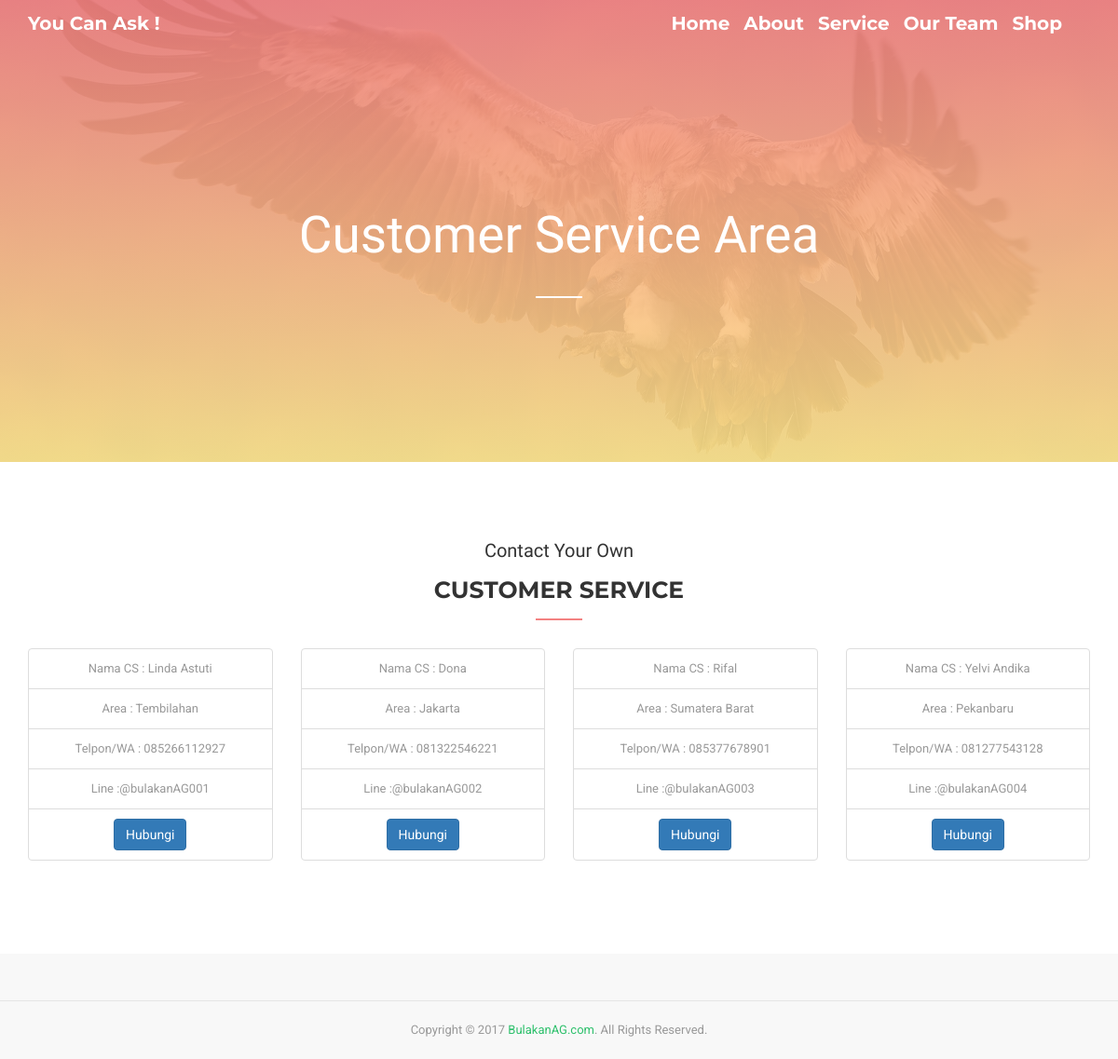
The app's page /index.php/home/contactCust with its own data.
### tables this page shows
CREATE TABLE `cs` (
  `id_cs` int(200) NOT NULL,
  `nama_cs` varchar(300) NOT NULL,
  `area` varchar(300) NOT NULL,
  `telp` varchar(300) NOT NULL,
  `line` varchar(30) NOT NULL
);

### application/controllers/Home.php (called while the page is built, shortened)
<?php
class Home extends CI_Controller
{
    function __construct()
    {
        $this->load->model('Barang_model');
        $this->load->model('Customer_model');
        $this->load->model('Cs_model');
    }
    public function contactCust(){
        $data['cs'] = $this->Cs_model->ambil_data();
        $this->load->view('Contact/ContactCust', $data);
    }
}

### index.php (called while the page is built, shortened)
<?php
require_once BASEPATH.'core/CodeIgniter.php';

### application/models/Cs_model.php (called while the page is built, shortened)
<?php
class Cs_model extends CI_Model
{
	public $cs			= 'cs';
	public $id			= 'id_cs';
	public $order		= 'ASC';
	function ambil_data()
	{
		$this->db->order_by($this->id,$this->order);
		return $this->db->get($this->cs)->result();
	}
}
 ?>

### application/views/Contact/ContactCust.php (the view, shortened to what this page needs)
<!DOCTYPE html>
<html lang="en">
<head>
	<link rel="stylesheet" type="text/css" href="<?php echo base_url().'assets/'; ?>css/bootstrap.min.css" />
	<link rel="stylesheet" type="text/css" href="<?php echo base_url().'assets/'; ?>css/materialdesignicons.min.css" />
	<link rel="stylesheet" type="text/css" href="<?php echo base_url().'assets/'; ?>css/jquery.mCustomScrollbar.min.css" />
	<link rel="stylesheet" type="text/css" href="<?php echo base_url().'assets/'; ?>css/prettyPhoto.css" />
	<link rel="stylesheet" type="text/css" href="<?php echo base_url().'assets/'; ?>css/unslider.css" />
	<link rel="stylesheet" type="text/css" href="<?php echo base_url().'assets/'; ?>css/template.css" />
</head>
<body data-target="#nino-navbar">
	<header id="nino-header">
		<div id="nino-headerInner">
			<nav id="nino-navbar" class="navbar navbar-default" role="navigation">
				<div class="container">
					<div class="navbar-header">
						<a class="navbar-brand" href="#">You Can Ask !</a>
					</div>
					<div class="nino-menuItem pull-right">
						<div class="collapse navbar-collapse pull-left" id="nino-navbar-collapse">
							<ul class="nav navbar-nav">
								<a class="navbar-brand" href="<?php echo site_url('Home/homeLoginCust')?>">Home<span class="active"></span></a>
                				<a class="navbar-brand" href="#nino-story">About</a>
								<a class="navbar-brand" href="#nino-services">Service</a>
								<a class="navbar-brand" href="#nino-ourTeam">Our Team</a>
								<a class="navbar-brand" href="<?php echo site_url('Home/shop')?>">Shop</a>
							</ul>
						</div>
					</div>
				</div>
			</nav>
			<section id="nino-slider" class="carousel slide container" data-ride="carousel">
				<div class="carousel-inner" role="listbox">
					<div class="item active"><br><br><br><br><br>
						<h2 class="nino-sectionHeading">
							<span class="nino-subHeading"> Customer Service Area </span>
						</h2>
	</header>
	<section id="nino-story">
		<div class="container">
		<center>
			<h2 class="nino-sectionHeading">
				<span class="nino-subHeading">Contact Your Own</span>
				Customer Service
			</h2>
      <div class="row">
        <?php foreach ($cs as $key => $value) { ?>
        <div class="col-lg-3 col-md-4 col-sm-6 portfolio-item">
          <div class="card h-100">
            <div class="card-body">
                <center>
                <ul class="list-group list-group-flush">
                    <li class="list-group-item">Nama CS : <?php echo $value->nama_cs; ?></li>
                    <li class="list-group-item">Area : <?php echo $value->area; ?></li>
                    <li class="list-group-item">Telpon/WA : <?php echo $value->telp; ?></li>
                    <li class="list-group-item">Line :<?php echo $value->line; ?></li>
                    <li class="list-group-item">
                        <center>
                        <a href="<?php echo base_url()."Service/tambah/".$value->id_cs?>" class="btn btn-primary">Hubungi</a>
                        </center>
                    </li>
                </ul>
                </center>
            </div>
          </div>
        </div><?php } ?>
      </div>
    </div>
    </section>
    <footer id="footer">
			<div class="nino-copyright">Copyright &copy; 2017 <a target="_blank" href="http://www.ninodezign.com/" title="Ninodezign.com - Top quality open source resources for web developer and web designer">BulakanAG.com</a>. All Rights Reserved. <br/>
        </div>
    </footer>

### assets/css/template.css (style rules this page uses)
html, body { line-height: 1.7; margin: 0; padding: 0; }
body { color: #999; font-size: 13px; font-weight: 400; overflow-x: hidden; position: relative; font-family: 'Roboto', sans-serif; }
article,aside,details,figcaption,figure,footer,header,hgroup,menu,nav,section,main { display: block; }
a { text-decoration: none; outline: none; color: #2ec06c; -webkit-transition: all .3s ease-in-out; -moz-transition: all .3s ease-in-out; -o-transition: all .3s ease-in-out; -ms-transition: all .3s ease-in-out; transition: all .3s ease-in-out; }
h1, h2, h3, h4, h5, h6 { margin: 5px 0 10px; color: #333; text-transform: uppercase; font-family: 'Montserrat', sans-serif; }
h1, h2 { font-weight: 300; }
h2 { font-size: 1.8em; }
ul, ul li, ol, ol li, p, form, input { margin: 0; padding: 0; }
ul, ul li { list-style: none; }
.container { position: relative; }
#nino-header { position: relative; font-family: 'Montserrat', sans-serif; background: url(../images/bg-header.jpg) no-repeat center center / cover; }
#nino-header:after { content: ""; position: absolute; left: 0; top: 0; width: 100%; height: 100%; background: rgba(243,129,129,0.9); background: -webkit-linear-gradient(top, rgba(243,129,129,0.9), rgba(252, 227, 138, 0.9)); background: -o-linear-gradient(top, rgba(243,129,129,0.9), rgba(252, 227, 138, 0.9)); background: linear-gradient(to bottom, rgba(243,129,129,0.9), rgba(252, 227, 138, 0.9)); }
#nino-headerInner { position: relative; z-index: 5; }
#nino-slider { padding: 40px 0 0; }
#nino-slider .carousel-inner { height: 386px; }
#nino-slider .carousel-inner > .item { text-align: center; color: #fff; }
#nino-navbar { background: none; border: none; border-radius: 0; }
#nino-navbar .navbar-brand { color: #fff; font-weight: 700; font-size: 20px; }
#nino-navbar .nino-menuItem { float: right; }
section { padding: 80px 0; }
#nino-slider .nino-sectionHeading { font-size: 110px; color: #fff; }
#nino-slider .nino-sectionHeading .nino-subHeading { font-size: 55px; }
#nino-slider .nino-sectionHeading:after { background: #fff; }
.nino-sectionHeading { font-weight: 700; font-size: 25px; line-height: 1; position: relative; padding-bottom: 20px; margin-bottom: 30px; text-align: center; color: #333; }
.nino-sectionHeading:after { content: ""; position: absolute; left: 50%; bottom: 0; width: 50px; height: 2px; background: #f38181; transform: translateX(-50%); }
.nino-sectionHeading .nino-subHeading { display: block; text-transform: none; font-weight: 400; font-family: 'Kaushan Script', cursive; font-size: 20px; margin-bottom: 20px; }
footer { padding-top: 50px; background: #f8f8f8; }
footer .nino-copyright { text-align: center; border-top: 1px solid #e5e5e5; padding: 20px 0; }

### records on screen
cs: nama_cs "Linda Astuti", area "Tembilahan", telp "085266112927", line "@bulakanAG001"
cs: nama_cs "Dona", area "Jakarta", telp "081322546221", line "@bulakanAG002"
cs: nama_cs "Rifal", area "Sumatera Barat", telp "085377678901", line "@bulakanAG003"
cs: nama_cs "Yelvi Andika", area "Pekanbaru", telp "081277543128", line "@bulakanAG004"
